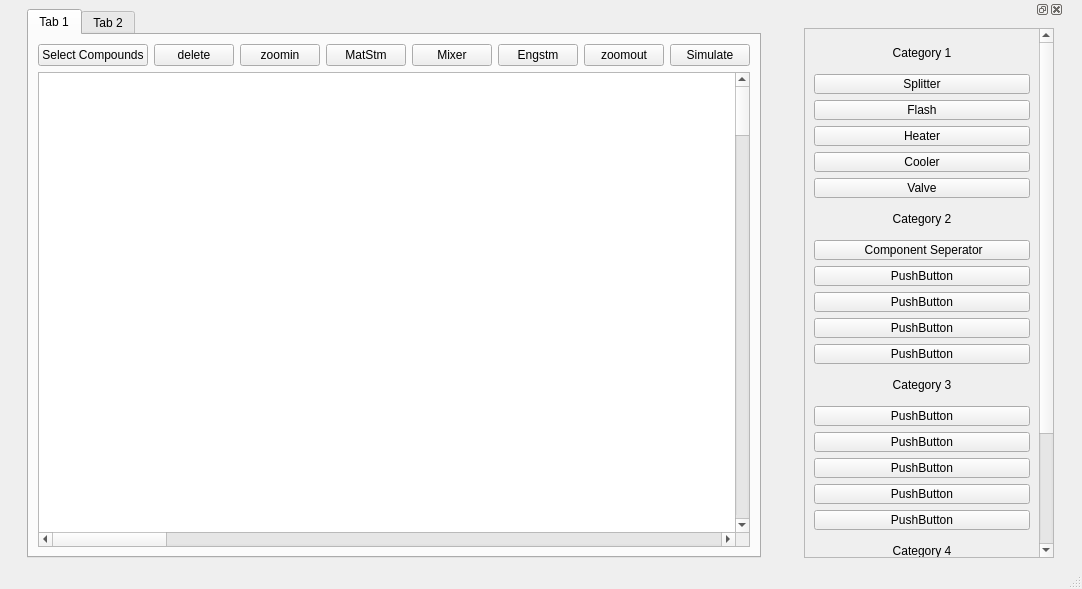
<?xml version="1.0" encoding="UTF-8"?>
<ui version="4.0">
 <class>MainWindow</class>
 <widget class="QMainWindow" name="MainWindow">
  <property name="geometry">
   <rect>
    <x>0</x>
    <y>0</y>
    <width>1082</width>
    <height>589</height>
   </rect>
  </property>
  <property name="windowTitle">
   <string>MainWindow</string>
  </property>
  <widget class="QWidget" name="centralwidget">
   <property name="sizePolicy">
    <sizepolicy hsizetype="Maximum" vsizetype="Maximum">
     <horstretch>0</horstretch>
     <verstretch>0</verstretch>
    </sizepolicy>
   </property>
   <layout class="QVBoxLayout" name="verticalLayout">
    <item>
     <widget class="QTabWidget" name="tabWidget">
      <widget class="QWidget" name="tab">
       <attribute name="title">
        <string>Tab 1</string>
       </attribute>
       <layout class="QVBoxLayout" name="verticalLayout_3">
        <item>
         <layout class="QVBoxLayout" name="verticalLayout_2">
          <item>
           <layout class="QHBoxLayout" name="horizontalLayout_2">
            <item>
             <widget class="QPushButton" name="pushButton_8">
              <property name="sizePolicy">
               <sizepolicy hsizetype="Expanding" vsizetype="Fixed">
                <horstretch>0</horstretch>
                <verstretch>0</verstretch>
               </sizepolicy>
              </property>
              <property name="text">
               <string>Select Compounds</string>
              </property>
             </widget>
            </item>
            <item>
             <widget class="QPushButton" name="pushButton_4">
              <property name="sizePolicy">
               <sizepolicy hsizetype="Expanding" vsizetype="Fixed">
                <horstretch>0</horstretch>
                <verstretch>0</verstretch>
               </sizepolicy>
              </property>
              <property name="text">
               <string>delete</string>
              </property>
             </widget>
            </item>
            <item>
             <widget class="QPushButton" name="pushButton_2">
              <property name="sizePolicy">
               <sizepolicy hsizetype="Expanding" vsizetype="Fixed">
                <horstretch>0</horstretch>
                <verstretch>0</verstretch>
               </sizepolicy>
              </property>
              <property name="text">
               <string>zoomin</string>
              </property>
             </widget>
            </item>
            <item>
             <widget class="QPushButton" name="pushButton">
              <property name="sizePolicy">
               <sizepolicy hsizetype="Expanding" vsizetype="Fixed">
                <horstretch>0</horstretch>
                <verstretch>0</verstretch>
               </sizepolicy>
              </property>
              <property name="acceptDrops">
               <bool>true</bool>
              </property>
              <property name="text">
               <string>MatStm</string>
              </property>
             </widget>
            </item>
            <item>
             <widget class="QPushButton" name="pushButton_7">
              <property name="sizePolicy">
               <sizepolicy hsizetype="Expanding" vsizetype="Fixed">
                <horstretch>0</horstretch>
                <verstretch>0</verstretch>
               </sizepolicy>
              </property>
              <property name="text">
               <string>Mixer</string>
              </property>
             </widget>
            </item>
            <item>
             <widget class="QPushButton" name="pushButton_5">
              <property name="sizePolicy">
               <sizepolicy hsizetype="Expanding" vsizetype="Fixed">
                <horstretch>0</horstretch>
                <verstretch>0</verstretch>
               </sizepolicy>
              </property>
              <property name="text">
               <string>Engstm</string>
              </property>
             </widget>
            </item>
            <item>
             <widget class="QPushButton" name="pushButton_3">
              <property name="sizePolicy">
               <sizepolicy hsizetype="Expanding" vsizetype="Fixed">
                <horstretch>0</horstretch>
                <verstretch>0</verstretch>
               </sizepolicy>
              </property>
              <property name="text">
               <string>zoomout</string>
              </property>
             </widget>
            </item>
            <item>
             <widget class="QPushButton" name="pushButton_6">
              <property name="sizePolicy">
               <sizepolicy hsizetype="Expanding" vsizetype="Fixed">
                <horstretch>0</horstretch>
                <verstretch>0</verstretch>
               </sizepolicy>
              </property>
              <property name="text">
               <string>Simulate</string>
              </property>
             </widget>
            </item>
           </layout>
          </item>
          <item>
           <widget class="QGraphicsView" name="graphicsView">
            <property name="sizePolicy">
             <sizepolicy hsizetype="Expanding" vsizetype="Expanding">
              <horstretch>0</horstretch>
              <verstretch>0</verstretch>
             </sizepolicy>
            </property>
            <property name="mouseTracking">
             <bool>true</bool>
            </property>
            <property name="acceptDrops">
             <bool>true</bool>
            </property>
            <property name="autoFillBackground">
             <bool>true</bool>
            </property>
            <property name="styleSheet">
             <string notr="true">background-image: radial-gradient(circle, #dab3c9, #d1b6ce, #c9b9d0, #c1bbd1, #bcbdcf, #b3b9c8, #abb5c1, #a4b0b9, #97a5ab, #8b9a9e, #7f8e90, #758382);</string>
            </property>
            <property name="verticalScrollBarPolicy">
             <enum>Qt::ScrollBarAsNeeded</enum>
            </property>
            <property name="horizontalScrollBarPolicy">
             <enum>Qt::ScrollBarAsNeeded</enum>
            </property>
            <property name="backgroundBrush">
             <brush brushstyle="Dense7Pattern">
              <color alpha="255">
               <red>170</red>
               <green>170</green>
               <blue>127</blue>
              </color>
             </brush>
            </property>
            <property name="foregroundBrush">
             <brush brushstyle="Dense7Pattern">
              <color alpha="255">
               <red>0</red>
               <green>0</green>
               <blue>0</blue>
              </color>
             </brush>
            </property>
            <property name="sceneRect">
             <rectf>
              <x>0.000000000000000</x>
              <y>0.000000000000000</y>
              <width>5000.000000000000000</width>
              <height>5000.000000000000000</height>
             </rectf>
            </property>
            <property name="dragMode">
             <enum>QGraphicsView::RubberBandDrag</enum>
            </property>
            <property name="transformationAnchor">
             <enum>QGraphicsView::AnchorUnderMouse</enum>
            </property>
            <property name="resizeAnchor">
             <enum>QGraphicsView::AnchorUnderMouse</enum>
            </property>
            <property name="viewportUpdateMode">
             <enum>QGraphicsView::FullViewportUpdate</enum>
            </property>
            <property name="optimizationFlags">
             <set>QGraphicsView::DontClipPainter</set>
            </property>
           </widget>
          </item>
         </layout>
        </item>
       </layout>
      </widget>
      <widget class="QWidget" name="tab_2">
       <attribute name="title">
        <string>Tab 2</string>
       </attribute>
      </widget>
     </widget>
    </item>
   </layout>
  </widget>
  <widget class="QMenuBar" name="menubar">
   <property name="geometry">
    <rect>
     <x>0</x>
     <y>0</y>
     <width>1082</width>
     <height>21</height>
    </rect>
   </property>
  </widget>
  <widget class="QStatusBar" name="statusbar"/>
  <widget class="QDockWidget" name="dockWidget">
   <property name="sizePolicy">
    <sizepolicy hsizetype="Fixed" vsizetype="Preferred">
     <horstretch>0</horstretch>
     <verstretch>0</verstretch>
    </sizepolicy>
   </property>
   <property name="minimumSize">
    <size>
     <width>270</width>
     <height>548</height>
    </size>
   </property>
   <property name="maximumSize">
    <size>
     <width>270</width>
     <height>524287</height>
    </size>
   </property>
   <attribute name="dockWidgetArea">
    <number>2</number>
   </attribute>
   <widget class="QWidget" name="dockWidgetContents">
    <layout class="QHBoxLayout" name="horizontalLayout_3">
     <item>
      <widget class="QScrollArea" name="scrollArea">
       <property name="sizePolicy">
        <sizepolicy hsizetype="Minimum" vsizetype="Minimum">
         <horstretch>0</horstretch>
         <verstretch>0</verstretch>
        </sizepolicy>
       </property>
       <property name="minimumSize">
        <size>
         <width>250</width>
         <height>500</height>
        </size>
       </property>
       <property name="maximumSize">
        <size>
         <width>250</width>
         <height>16777215</height>
        </size>
       </property>
       <property name="verticalScrollBarPolicy">
        <enum>Qt::ScrollBarAlwaysOn</enum>
       </property>
       <property name="widgetResizable">
        <bool>true</bool>
       </property>
       <widget class="QWidget" name="scrollAreaWidgetContents">
        <property name="geometry">
         <rect>
          <x>0</x>
          <y>0</y>
          <width>231</width>
          <height>676</height>
         </rect>
        </property>
        <layout class="QVBoxLayout" name="verticalLayout_5">
         <item>
          <widget class="QLabel" name="label_3">
           <property name="sizePolicy">
            <sizepolicy hsizetype="Preferred" vsizetype="Fixed">
             <horstretch>0</horstretch>
             <verstretch>0</verstretch>
            </sizepolicy>
           </property>
           <property name="minimumSize">
            <size>
             <width>0</width>
             <height>30</height>
            </size>
           </property>
           <property name="layoutDirection">
            <enum>Qt::LeftToRight</enum>
           </property>
           <property name="text">
            <string>Category 1</string>
           </property>
           <property name="alignment">
            <set>Qt::AlignCenter</set>
           </property>
          </widget>
         </item>
         <item>
          <widget class="QPushButton" name="pushButton_10">
           <property name="minimumSize">
            <size>
             <width>0</width>
             <height>20</height>
            </size>
           </property>
           <property name="text">
            <string>Splitter</string>
           </property>
          </widget>
         </item>
         <item>
          <widget class="QPushButton" name="pushButton_9">
           <property name="minimumSize">
            <size>
             <width>0</width>
             <height>20</height>
            </size>
           </property>
           <property name="text">
            <string>Flash</string>
           </property>
          </widget>
         </item>
         <item>
          <widget class="QPushButton" name="pushButton_11">
           <property name="minimumSize">
            <size>
             <width>0</width>
             <height>20</height>
            </size>
           </property>
           <property name="text">
            <string>Heater</string>
           </property>
          </widget>
         </item>
         <item>
          <widget class="QPushButton" name="pushButton_12">
           <property name="minimumSize">
            <size>
             <width>0</width>
             <height>20</height>
            </size>
           </property>
           <property name="text">
            <string>Cooler</string>
           </property>
          </widget>
         </item>
         <item>
          <widget class="QPushButton" name="pushButton_25">
           <property name="minimumSize">
            <size>
             <width>0</width>
             <height>20</height>
            </size>
           </property>
           <property name="text">
            <string>Valve</string>
           </property>
          </widget>
         </item>
         <item>
          <widget class="QLabel" name="label_2">
           <property name="sizePolicy">
            <sizepolicy hsizetype="Preferred" vsizetype="Fixed">
             <horstretch>0</horstretch>
             <verstretch>0</verstretch>
            </sizepolicy>
           </property>
           <property name="minimumSize">
            <size>
             <width>0</width>
             <height>30</height>
            </size>
           </property>
           <property name="layoutDirection">
            <enum>Qt::LeftToRight</enum>
           </property>
           <property name="text">
            <string>Category 2</string>
           </property>
           <property name="alignment">
            <set>Qt::AlignCenter</set>
           </property>
          </widget>
         </item>
         <item>
          <widget class="QPushButton" name="pushButton_13">
           <property name="minimumSize">
            <size>
             <width>0</width>
             <height>20</height>
            </size>
           </property>
           <property name="text">
            <string> Component Seperator</string>
           </property>
          </widget>
         </item>
         <item>
          <widget class="QPushButton" name="pushButton_14">
           <property name="minimumSize">
            <size>
             <width>0</width>
             <height>20</height>
            </size>
           </property>
           <property name="text">
            <string>PushButton</string>
           </property>
          </widget>
         </item>
         <item>
          <widget class="QPushButton" name="pushButton_15">
           <property name="minimumSize">
            <size>
             <width>0</width>
             <height>20</height>
            </size>
           </property>
           <property name="text">
            <string>PushButton</string>
           </property>
          </widget>
         </item>
         <item>
          <widget class="QPushButton" name="pushButton_16">
           <property name="minimumSize">
            <size>
             <width>0</width>
             <height>20</height>
            </size>
           </property>
           <property name="text">
            <string>PushButton</string>
           </property>
          </widget>
         </item>
         <item>
          <widget class="QPushButton" name="pushButton_26">
           <property name="minimumSize">
            <size>
             <width>0</width>
             <height>20</height>
            </size>
           </property>
           <property name="text">
            <string>PushButton</string>
           </property>
          </widget>
         </item>
         <item>
          <widget class="QLabel" name="label">
           <property name="sizePolicy">
            <sizepolicy hsizetype="Preferred" vsizetype="Fixed">
             <horstretch>0</horstretch>
             <verstretch>0</verstretch>
            </sizepolicy>
           </property>
           <property name="minimumSize">
            <size>
             <width>0</width>
             <height>30</height>
            </size>
           </property>
           <property name="layoutDirection">
            <enum>Qt::LeftToRight</enum>
           </property>
           <property name="text">
            <string>Category 3</string>
           </property>
           <property name="alignment">
            <set>Qt::AlignCenter</set>
           </property>
          </widget>
         </item>
         <item>
          <widget class="QPushButton" name="pushButton_18">
           <property name="minimumSize">
            <size>
             <width>0</width>
             <height>20</height>
            </size>
           </property>
           <property name="text">
            <string>PushButton</string>
           </property>
          </widget>
         </item>
         <item>
          <widget class="QPushButton" name="pushButton_19">
           <property name="minimumSize">
            <size>
             <width>0</width>
             <height>20</height>
            </size>
           </property>
           <property name="text">
            <string>PushButton</string>
           </property>
          </widget>
         </item>
         <item>
          <widget class="QPushButton" name="pushButton_17">
           <property name="minimumSize">
            <size>
             <width>0</width>
             <height>20</height>
            </size>
           </property>
           <property name="text">
            <string>PushButton</string>
           </property>
          </widget>
         </item>
         <item>
          <widget class="QPushButton" name="pushButton_20">
           <property name="minimumSize">
            <size>
             <width>0</width>
             <height>20</height>
            </size>
           </property>
           <property name="text">
            <string>PushButton</string>
           </property>
          </widget>
         </item>
         <item>
          <widget class="QPushButton" name="pushButton_21">
           <property name="minimumSize">
            <size>
             <width>0</width>
             <height>20</height>
            </size>
           </property>
           <property name="text">
            <string>PushButton</string>
           </property>
          </widget>
         </item>
         <item>
          <widget class="QLabel" name="label_4">
           <property name="sizePolicy">
            <sizepolicy hsizetype="Preferred" vsizetype="Fixed">
             <horstretch>0</horstretch>
             <verstretch>0</verstretch>
            </sizepolicy>
           </property>
           <property name="minimumSize">
            <size>
             <width>0</width>
             <height>30</height>
            </size>
           </property>
           <property name="layoutDirection">
            <enum>Qt::LeftToRight</enum>
           </property>
           <property name="text">
            <string>Category 4</string>
           </property>
           <property name="alignment">
            <set>Qt::AlignCenter</set>
           </property>
          </widget>
         </item>
         <item>
          <widget class="QPushButton" name="pushButton_22">
           <property name="minimumSize">
            <size>
             <width>0</width>
             <height>20</height>
            </size>
           </property>
           <property name="text">
            <string>PushButton</string>
           </property>
          </widget>
         </item>
         <item>
          <widget class="QPushButton" name="pushButton_23">
           <property name="minimumSize">
            <size>
             <width>0</width>
             <height>20</height>
            </size>
           </property>
           <property name="text">
            <string>PushButton</string>
           </property>
          </widget>
         </item>
         <item>
          <widget class="QPushButton" name="pushButton_27">
           <property name="minimumSize">
            <size>
             <width>0</width>
             <height>20</height>
            </size>
           </property>
           <property name="text">
            <string>PushButton</string>
           </property>
          </widget>
         </item>
         <item>
          <widget class="QPushButton" name="pushButton_24">
           <property name="minimumSize">
            <size>
             <width>0</width>
             <height>20</height>
            </size>
           </property>
           <property name="text">
            <string>PushButton</string>
           </property>
          </widget>
         </item>
         <item>
          <widget class="QPushButton" name="pushButton_28">
           <property name="minimumSize">
            <size>
             <width>0</width>
             <height>20</height>
            </size>
           </property>
           <property name="text">
            <string>PushButton</string>
           </property>
          </widget>
         </item>
        </layout>
       </widget>
      </widget>
     </item>
    </layout>
   </widget>
  </widget>
 </widget>
 <resources/>
 <connections/>
</ui>
